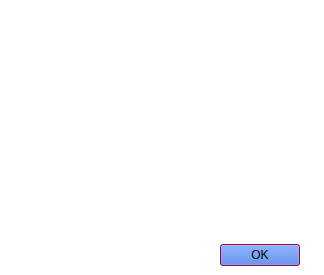
<?xml version="1.0" encoding="UTF-8"?>
<ui version="4.0">
 <class>About</class>
 <widget class="QDialog" name="About">
  <property name="geometry">
   <rect>
    <x>0</x>
    <y>0</y>
    <width>324</width>
    <height>275</height>
   </rect>
  </property>
  <property name="windowTitle">
   <string>Dialog</string>
  </property>
  <property name="styleSheet">
   <string notr="true">background-color: rgb(255, 255, 255);</string>
  </property>
  <widget class="QDialogButtonBox" name="buttonBox_About">
   <property name="geometry">
    <rect>
     <x>220</x>
     <y>240</y>
     <width>80</width>
     <height>30</height>
    </rect>
   </property>
   <property name="minimumSize">
    <size>
     <width>80</width>
     <height>30</height>
    </size>
   </property>
   <property name="maximumSize">
    <size>
     <width>80</width>
     <height>30</height>
    </size>
   </property>
   <property name="styleSheet">
    <string notr="true">background-color: rgb(21, 126, 251);
border-width:0px;
selection-background-color: rgb(192, 0, 91);</string>
   </property>
   <property name="orientation">
    <enum>Qt::Horizontal</enum>
   </property>
   <property name="standardButtons">
    <set>QDialogButtonBox::Ok</set>
   </property>
  </widget>
  <widget class="QLabel" name="label">
   <property name="geometry">
    <rect>
     <x>110</x>
     <y>0</y>
     <width>101</width>
     <height>91</height>
    </rect>
   </property>
   <property name="text">
    <string/>
   </property>
   <property name="pixmap">
    <pixmap resource="../resources/icon.qrc">:/img/WifiAssistIcon_100x100.jpg</pixmap>
   </property>
  </widget>
  <widget class="QTextBrowser" name="text_About">
   <property name="geometry">
    <rect>
     <x>10</x>
     <y>110</y>
     <width>301</width>
     <height>111</height>
    </rect>
   </property>
   <property name="styleSheet">
    <string notr="true">border-radius:8px;
border-width:1px</string>
   </property>
  </widget>
 </widget>
 <resources>
  <include location="../resources/icon.qrc"/>
 </resources>
 <connections>
  <connection>
   <sender>buttonBox_About</sender>
   <signal>accepted()</signal>
   <receiver>About</receiver>
   <slot>accept()</slot>
   <hints>
    <hint type="sourcelabel">
     <x>248</x>
     <y>254</y>
    </hint>
    <hint type="destinationlabel">
     <x>157</x>
     <y>274</y>
    </hint>
   </hints>
  </connection>
  <connection>
   <sender>buttonBox_About</sender>
   <signal>rejected()</signal>
   <receiver>About</receiver>
   <slot>reject()</slot>
   <hints>
    <hint type="sourcelabel">
     <x>316</x>
     <y>260</y>
    </hint>
    <hint type="destinationlabel">
     <x>286</x>
     <y>274</y>
    </hint>
   </hints>
  </connection>
 </connections>
</ui>
